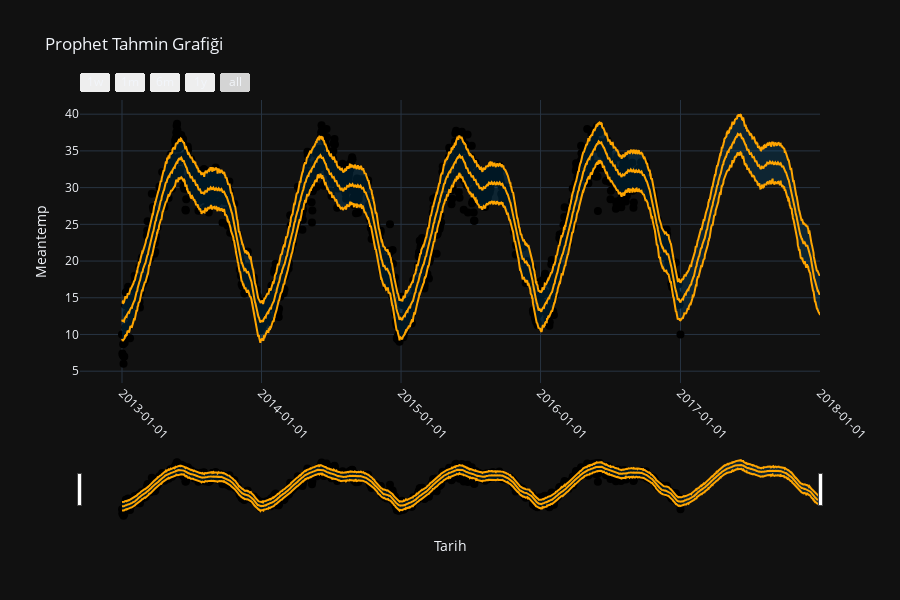

Notebook code for this chart:
### Code cell
import plotly.express as px
fig = plot_plotly(model, predictions)

# Özelleştirmeleri ekleyelim
fig.update_layout(
    title="Prophet Tahmin Grafiği",
    xaxis_title="Tarih",
    yaxis_title="Meantemp",
    template="plotly_dark",  # İsteğe bağlı: Farklı bir şablon seçebilirsiniz
)

# Eksen etiketleri ve büyüklüğü gibi özellikleri güncelleyelim
fig.update_xaxes(tickangle=45, tickformat="%Y-%m-%d", title_text="Tarih")
fig.update_yaxes(title_text="Meantemp")

# Grafik öğelerini daha da özelleştirebilirsiniz
# Örneğin, çizgi genişliği, renk, marker stil, vs.
fig.update_traces(line=dict(width=2, color='orange'), marker=dict(size=8, symbol='circle'))

fig.show()

### Figure 1 — Plotly figure (JSON) as saved in the notebook; plotly's stock layout.template omitted (floating-point values rounded to 4 significant figures; data arrays with more than 128 entries replaced by an {"elided": "..."} marker saying what was removed)
{"data": [{"line": {"color": "orange", "width": 2}, "marker": {"color": "black", "size": 8, "symbol": "circle"}, "mode": "markers", "name": "Actual", "type": "scatter", "x": {"elided": "1462 str values"}, "y": {"elided": "1462 float values"}}, {"hoverinfo": "skip", "line": {"color": "orange", "width": 2}, "marker": {"size": 8, "symbol": "circle"}, "mode": "lines", "type": "scatter", "x": {"elided": "1827 str values"}, "y": {"elided": "1827 float values"}}, {"fill": "tonexty", "fillcolor": "rgba(0, 114, 178, 0.2)", "line": {"color": "orange", "width": 2}, "marker": {"size": 8, "symbol": "circle"}, "mode": "lines", "name": "Predicted", "type": "scatter", "x": {"elided": "1827 str values"}, "y": {"elided": "1827 float values"}}, {"fill": "tonexty", "fillcolor": "rgba(0, 114, 178, 0.2)", "hoverinfo": "skip", "line": {"color": "orange", "width": 2}, "marker": {"size": 8, "symbol": "circle"}, "mode": "lines", "type": "scatter", "x": {"elided": "1827 str values"}, "y": {"elided": "1827 float values"}}], "layout": {"height": 600, "showlegend": false, "title": {"text": "Prophet Tahmin Grafiği"}, "width": 900, "xaxis": {"rangeselector": {"buttons": [{"count": 7, "label": "1w", "step": "day", "stepmode": "backward"}, {"count": 1, "label": "1m", "step": "month", "stepmode": "backward"}, {"count": 6, "label": "6m", "step": "month", "stepmode": "backward"}, {"count": 1, "label": "1y", "step": "year", "stepmode": "backward"}, {"step": "all"}]}, "rangeslider": {"visible": true}, "tickangle": 45, "tickformat": "%Y-%m-%d", "title": {"text": "Tarih"}, "type": "date"}, "yaxis": {"title": {"text": "Meantemp"}}}}
